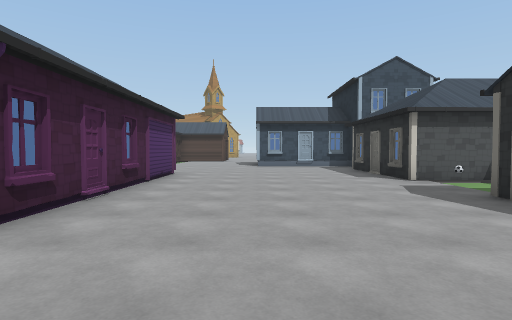
View 1 (above)

15 first-person views from a walk through a scene from a Unity 3-D project. The camera is 1.4 m above the floor, tilts 2° down and sees 80° across. The floor is counted in squares, 2 m on a side. Each view is taken from the middle of a square. On the plan, view 1 faces up. The plan holds only what a view shows up to about 10 squares ahead; the rest is blank. The place goes on beyond the plan. The player is left out. Door leaves are left out, so doorways stand open.

View 2
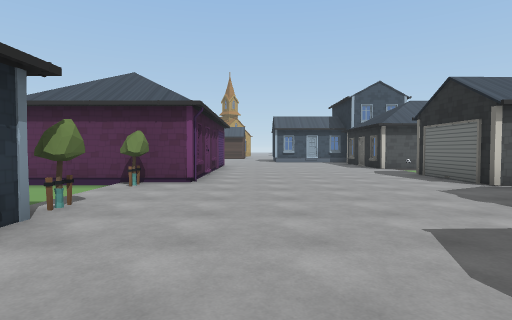

View 3
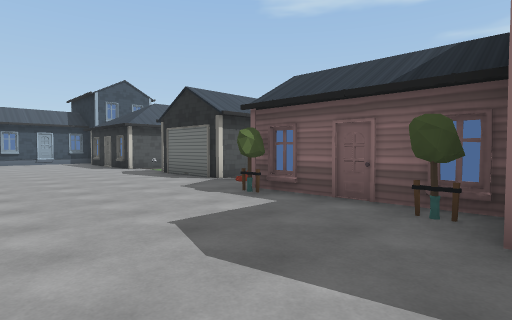

View 4
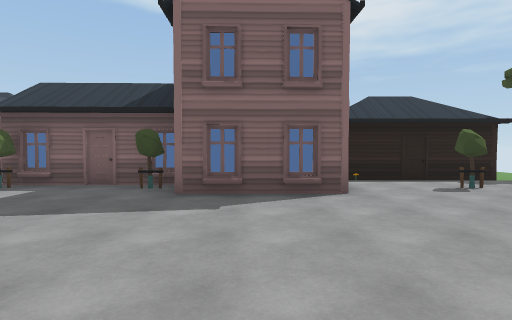

View 5
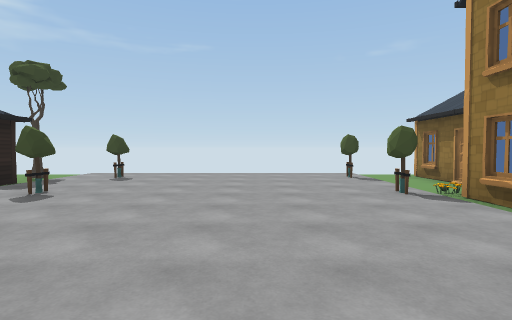

View 6
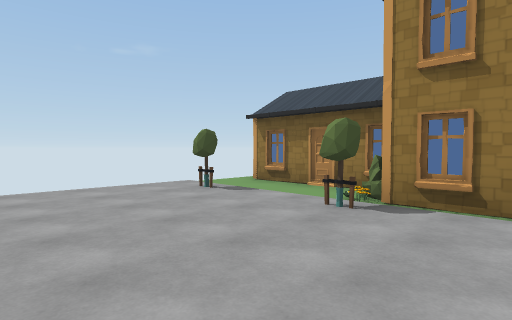

View 7
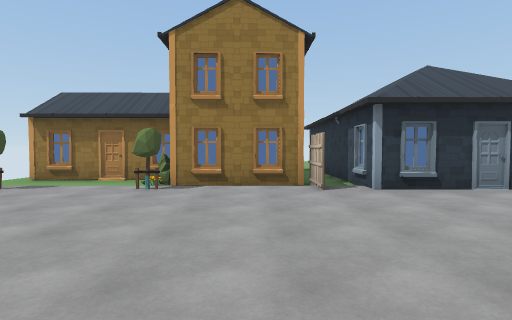

View 8
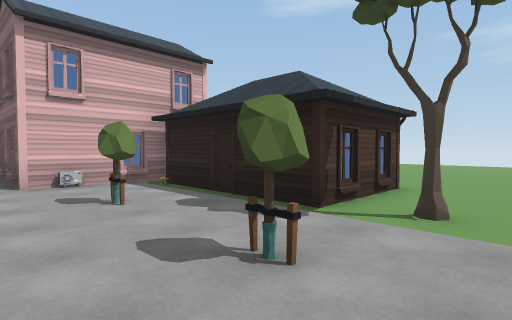

View 9
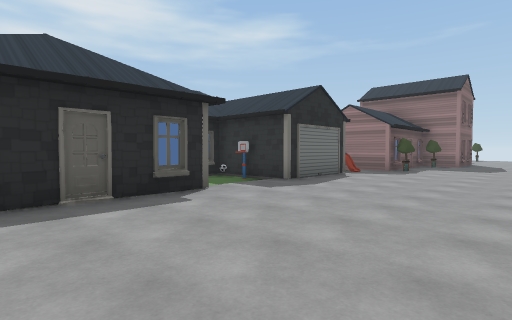

View 10
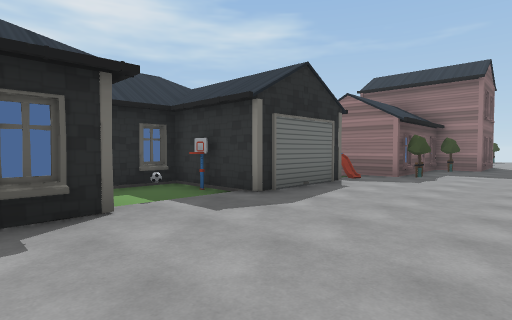

View 11
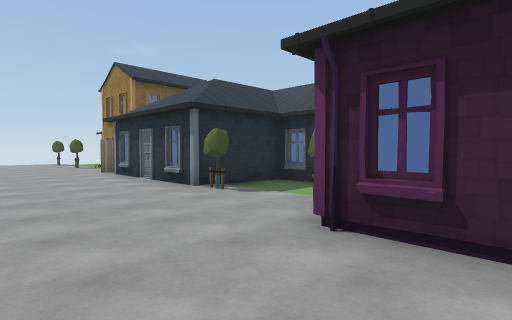

View 12
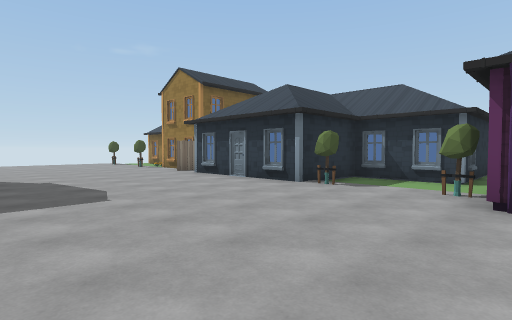

View 13
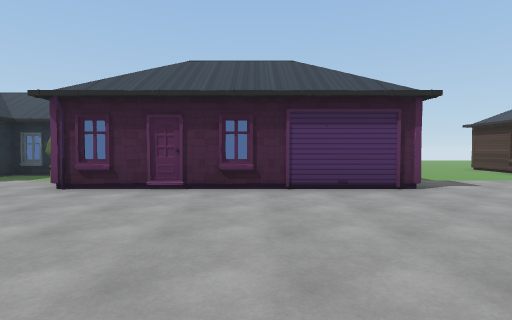

View 14
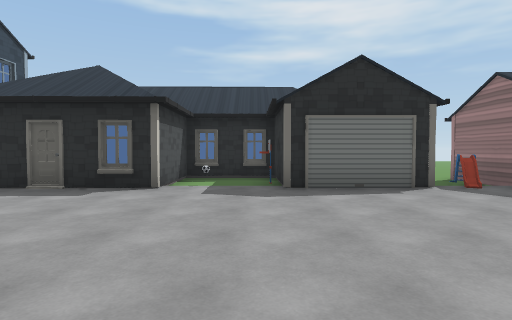

View 15
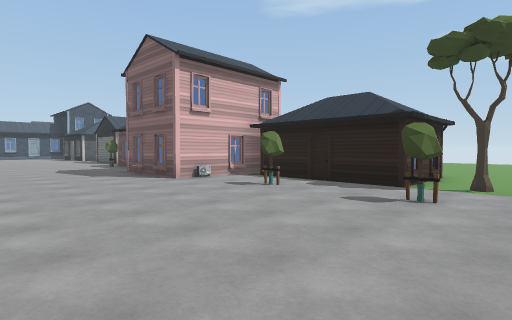

### Floor plan
Key: @ floor where view 1 was taken; # wall or solid block; . main floor; - floor 0.25 m lower than the main floor; / step, stairs or slope; H house; T tree; E vent; B bush; F fence; O other object.
Columns run from 7 left of view 1 to 13 right of it. Each row starts with its distance up from view 1.
 10      ......#
  9      ......#
  8      ......#
  7      ......###
  6     #......O.#
  5     #.......OH
  4     #......###
  3  ####......##
  2 .--TH......##
  1 #H-/.......#.
  0 ##./T..@..T##.
 -1  ###......##
 -2     ......#
 -3     .....T#
 -4     .....##
 -5 ####.....##
 -6   #F.....H###
 -7    H......EO
 -8    O........
 -9  #BOT....T..#
-10  #./......./    ....
-11  #./......./H........
-12  #./T....T./T........
-13  ../////////...

Positions as (right, up) in squares from view 1, and headings:
1: (0, 0), facing up
2: (-1, -4), facing up
3: (-1, -4), facing up-right
4: (-3, -5), facing right
5: (-1, -4), facing down
6: (0, -7), facing down-left
7: (2, -7), facing left
8: (1, -13), facing up-right
9: (-1, 10), facing down-right
10: (0, 8), facing down-right
11: (0, 4), facing down-left
12: (2, 3), facing down-left
13: (3, 6), facing left
14: (-2, 5), facing right
15: (-2, -13), facing up-right
